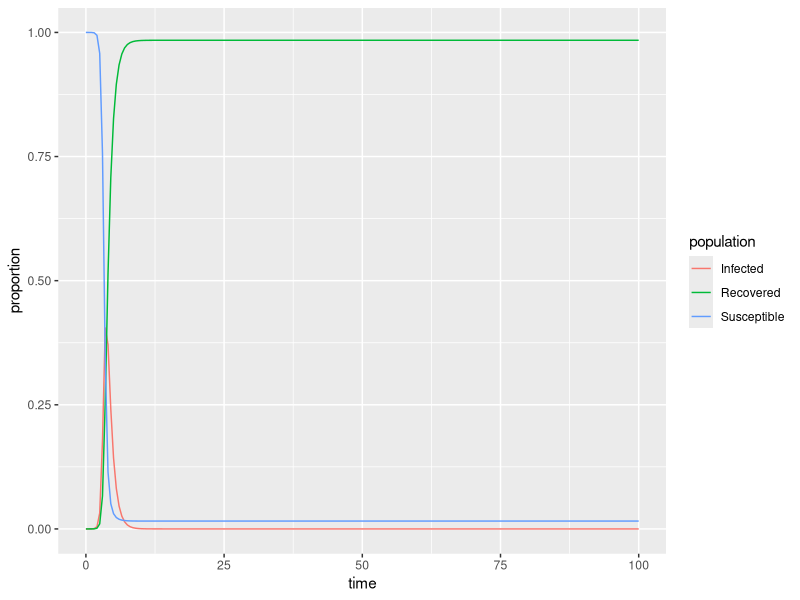

Here is the R script that generated this plot:
## ---- chunk 1
knitr::opts_chunk$set(echo = TRUE)
library(tidyverse)
library(deSolve)
## ---- chunk 2
### Specify parameters

## Proportion in each compartment: Susceptible 0.999999, Infected 0.000001, Recovered 0 (these are directly from the example linked above)
init <- c(S = 1-1e-6, I = 1e-6, R = 0.0)

## beta: infection parameter; gamma: recovery parameter
parameters <- c(beta = 5.316, gamma = 1.261)

## Time frame
times      <- seq(0, 100, by = 0.5)
## ---- chunk 3
## Build the function with all 
sir <- function(time, state, parameters) {

  with(as.list(c(state, parameters)), {

    dS <- -beta * S * I
    dI <-  beta * S * I - gamma * I
    dR <-  gamma * I
    
    return(list(c(dS, dI, dR)))
  })
}
## ---- chunk 4
## Solve using `deSolve::ode()`
approximation <- ode(y = init, times = times, func = sir, parms = parameters)
## ---- chunk 5
## Get output into a data frame
approx_df <- as.data.frame(approximation)

## Pivot longer so R will do the work for us: 
approx_long <- approx_df %>% 
  pivot_longer(cols = S:R, names_to = "population", values_to = "proportion")

## ---- chunk 6
ggplot(data = approx_long, aes(x = time, y = proportion)) +
  geom_line(aes(color = population)) +
  scale_color_discrete(labels = c("Infected", "Recovered", "Susceptible"))
